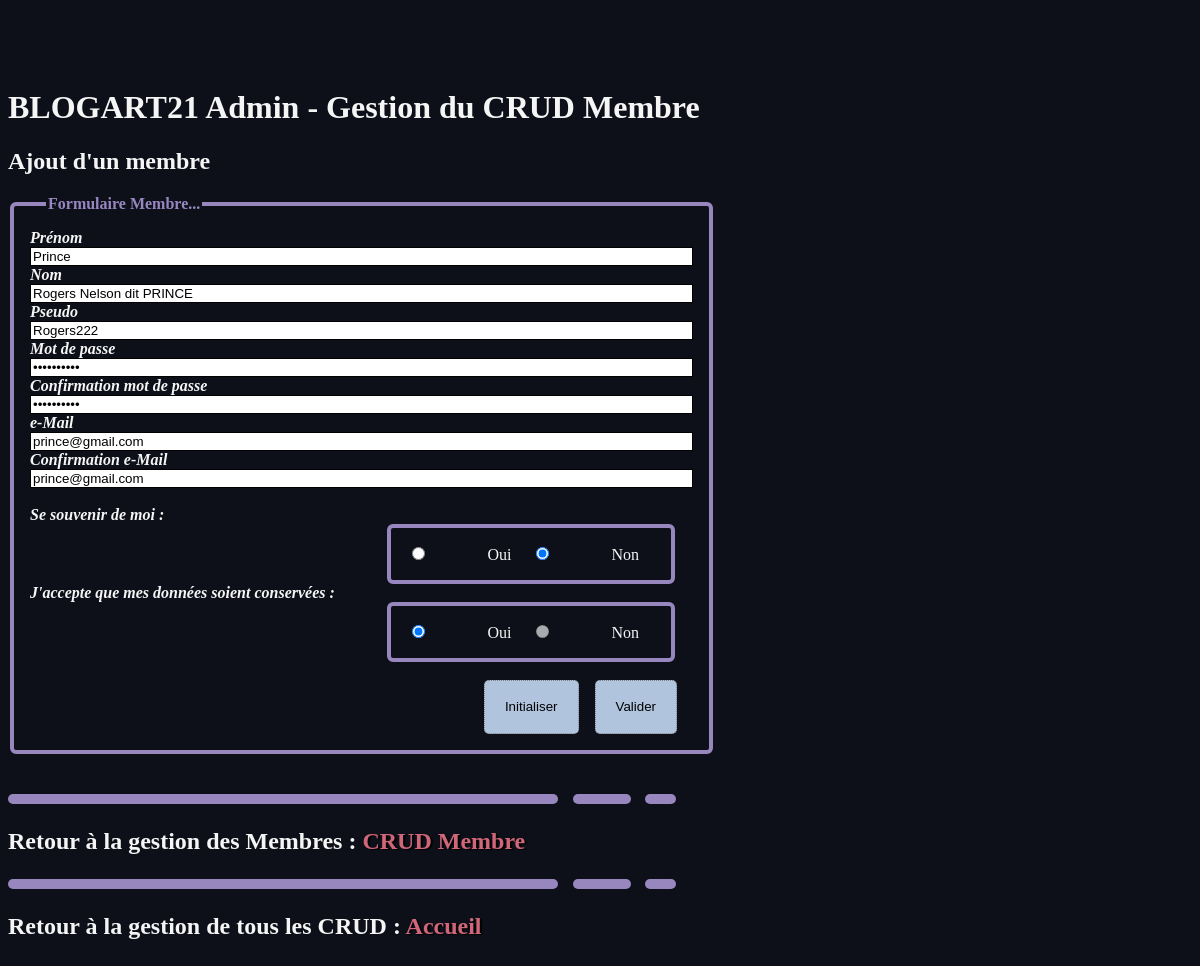
/back/membre/updateMembre.php?id=5, run on an earlier commit of the app's database.
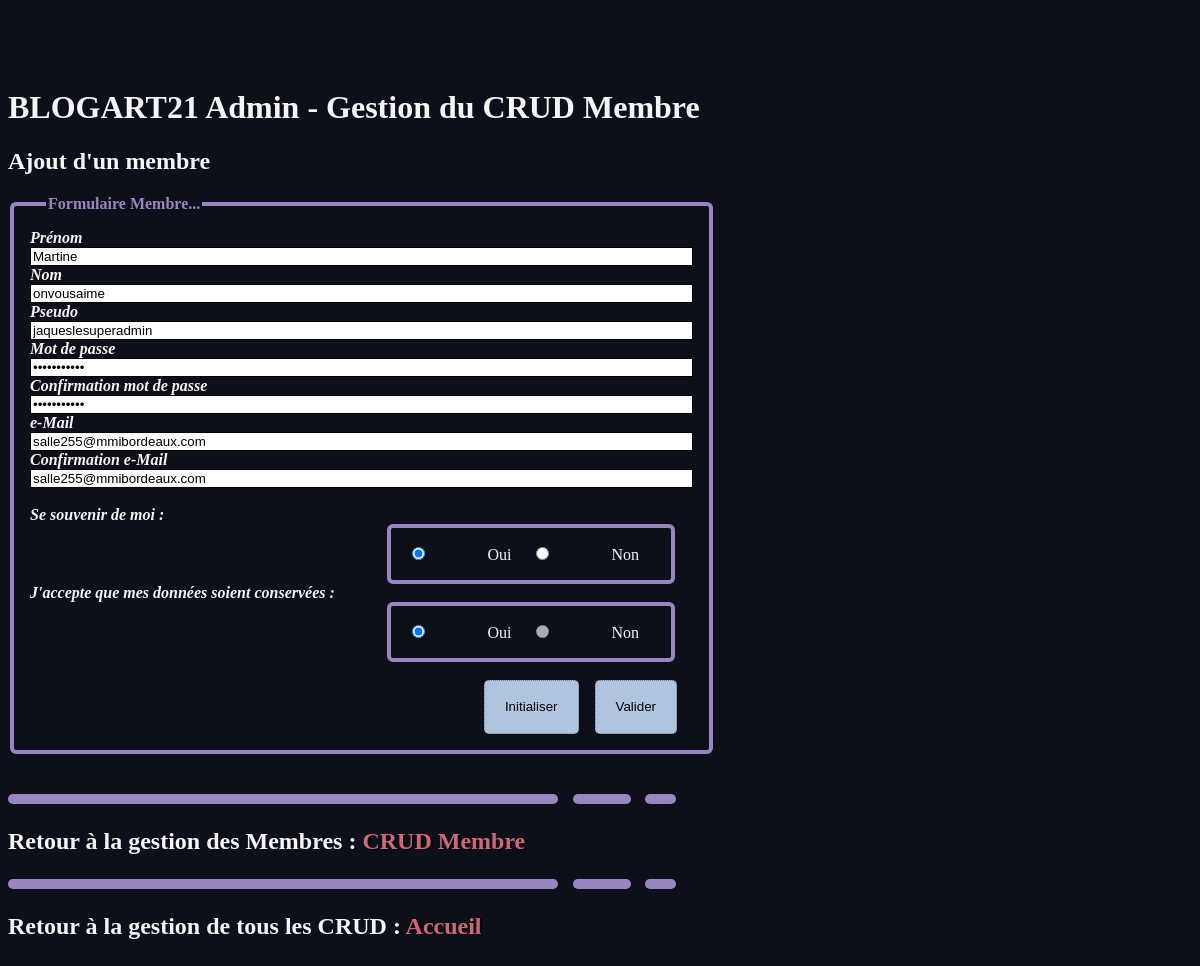
And on a later commit of the database.
### tables this page shows
CREATE TABLE `MEMBRE` (
  `numMemb` int(10) NOT NULL,
  `prenomMemb` varchar(70) DEFAULT NULL,
  `nomMemb` varchar(70) DEFAULT NULL,
  `pseudoMemb` varchar(70) DEFAULT NULL,
  `passMemb` varchar(70) DEFAULT NULL,
  `eMailMemb` varchar(100) DEFAULT NULL,
  `dtCreaMemb` datetime DEFAULT NULL,
  `souvenirMemb` tinyint(1) DEFAULT NULL,
  `accordMemb` tinyint(1) DEFAULT NULL,
  `idStat` int(5) NOT NULL
);

### util/ctrlSaisies.php (called while the page is built)
<?
    function ctrlSaisies($saisie){
      $saisie = htmlspecialchars($saisie);
      $saisie = trim($saisie);
      $saisie = stripslashes($saisie);
      $saisie = htmlentities($saisie);
      return $saisie;
    }

### CLASS_CRUD/membre.class.php (called while the page is built, shortened)
<?php
require_once __DIR__ . '../../CONNECT/database.php';
class MEMBRE
{
	function get_1Membre($numMemb)
	{
		global $db;
		$query = 'SELECT * FROM MEMBRE WHERE numMemb = :numMemb;';
		$result = $db->prepare($query);
		$result->bindParam(':numMemb', $numMemb);
		$result->execute();
		return ($result->fetch());
	}
}

### back/membre/updateMembre.php (the view, shortened to what the changed rows need)
<?php
    require_once __DIR__ . '/../../util/ctrlSaisies.php';
    require_once __DIR__ . '/../../CLASS_CRUD/membre.class.php';
    $monStatutMM = new MEMBRE;
    include __DIR__ . '/initMembre.php';
?>
<!DOCTYPE html>
<html lang="fr">
<head>
    <link href="../css/style.css" rel="stylesheet" type="text/css" />
</head>
<body>
    <h1>BLOGART21 Admin - Gestion du CRUD Membre</h1>
    <h2>Ajout d'un membre</h2>
    <?
    if (isset($_GET['id']) and $_GET['id']) {
        $numMemb = ctrlSaisies(($_GET['id']));
        $query = (array)$monStatutMM->get_1Membre($numMemb);
        if ($query) {
            $prenomMemb = $query['prenomMemb'];
            $nomMemb = $query['nomMemb'];
            $pseudoMemb = $query['pseudoMemb'];
            $passMemb = $query['passMemb'];
            $eMailMemb = $query['eMailMemb'];
            $souvenirMemb = $query['souvenirMemb'];
            $accordMemb = $query['accordMemb'];
        }
    }
?>
    <form method="post" action="<?= htmlspecialchars($_SERVER['PHP_SELF']); ?>" enctype="multipart/form-data">
      <fieldset>
        <div class="control-group">
            <label class="control-label" for="prenomMemb"><b>Prénom&nbsp;&nbsp;&nbsp;&nbsp;&nbsp;&nbsp;&nbsp;&nbsp;</b></label>
            <input type="text" name="prenomMemb" id="prenomMemb" size="80" maxlength="80" value="<?= $prenomMemb; ?>" autofocus="autofocus" />
        </div>
        <div class="control-group">
            <label class="control-label" for="nomMemb"><b>Nom&nbsp;&nbsp;&nbsp;&nbsp;&nbsp;&nbsp;&nbsp;&nbsp;</b></label>
            <input type="text" name="nomMemb" id="nomMemb" size="80" maxlength="80" value="<?= $nomMemb; ?>" />
        </div>
        <div class="control-group">
            <label class="control-label" for="pseudoMemb"><b>Pseudo&nbsp;&nbsp;&nbsp;&nbsp;&nbsp;&nbsp;&nbsp;&nbsp;</b></label>
            <input type="text" name="pseudoMemb" id="pseudoMemb" size="80" maxlength="80" value="<?= $pseudoMemb; ?>"  />
        </div>
        <div class="control-group">
            <label class="control-label" for="passMemb"><b>Mot de passe&nbsp;&nbsp;&nbsp;&nbsp;&nbsp;&nbsp;&nbsp;&nbsp;</b></label>
            <input type="password" name="passMemb" id="passMemb" size="80" maxlength="80" value="<?= $passMemb; ?>" readOnly />
        </div>
        <div class="control-group">
            <label class="control-label" for="passMemb2"><b>Confirmation mot de passe&nbsp;&nbsp;&nbsp;&nbsp;&nbsp;&nbsp;&nbsp;&nbsp;</b></label>
            <input type="password" name="passMemb2" id="passMemb2" size="80" maxlength="80" value="<?= $passMemb; ?>"  />
        </div>
        <div class="control-group">
            <label class="control-label" for="eMailMemb"><b>e-Mail&nbsp;&nbsp;&nbsp;&nbsp;&nbsp;&nbsp;&nbsp;&nbsp;</b></label>
            <input type="text" name="eMailMemb" id="eMailMemb" size="80" maxlength="80" value="<?= $eMailMemb; ?>" />
        </div>
        <div class="control-group">
            <label class="control-label" for="eMailMemb2"><b>Confirmation e-Mail&nbsp;&nbsp;&nbsp;&nbsp;&nbsp;&nbsp;&nbsp;&nbsp;</b></label>
            <input type="text" name="eMailMemb2" id="eMailMemb2" size="80" maxlength="80" value="<?= $eMailMemb; ?>" />
        </div>
        <br>
        <div class="control-group">
            <div class="controls">
                <fieldset>
                    <input type="radio" name="souvenirMemb"
                    <? if ($souvenirMemb == 1) echo 'checked="checked" ';?>
                    value = 'on'/>
                    &nbsp;&nbsp;Oui&nbsp;&nbsp;&nbsp;&nbsp;
                    <input type="radio" name="souvenirMemb"
                    <? if ($souvenirMemb == 0) echo 'checked="checked" ';?>
                    value = 'off'/>
                    &nbsp;&nbsp;Non&nbsp;&nbsp;&nbsp;&nbsp;
                </fieldset>
            </div>
        </div>
        <div class="control-group">
            <div class="controls">
               <fieldset>
               <input type="radio" name="accordMembe"
                    <?if ($accordMemb == 1) echo 'checked="checked" ';?>
                    value = 'on' readOnly/>
                    &nbsp;&nbsp;Oui&nbsp;&nbsp;&nbsp;&nbsp;
                    <input type="radio" name="accordMemb"
                    <?if ($accordMemb == 0) echo 'checked="checked" ';?>
                    value = 'off' disabled/>
                    &nbsp;&nbsp;Non&nbsp;&nbsp;&nbsp;&nbsp;
               </fieldset>
            </div>
        </div>
        <br>
      </fieldset>
    </form>
<?php
require_once __DIR__ . '/footerMembre.php';
?>
</body>
</html>

What changed in the data, as far as the page shows it:
changed membre: prenomMemb "Prince" → "Martine"; nomMemb "Rogers Nelson dit PRINCE" → "onvousaime"; pseudoMemb "Rogers222" → "jaqueslesuperadmin"; eMailMemb "prince@gmail.com" → "salle255@mmibordeaux.com"; eMailMemb2 "prince@gmail.com" → "salle255@mmibordeaux.com"; souvenirMemb "☐" → "☑"; souvenirMemb "☑" → "☐"
